Frame 1 (no input): blank canvas, image omitted
Frame 60 (no input): blank canvas, image omitted
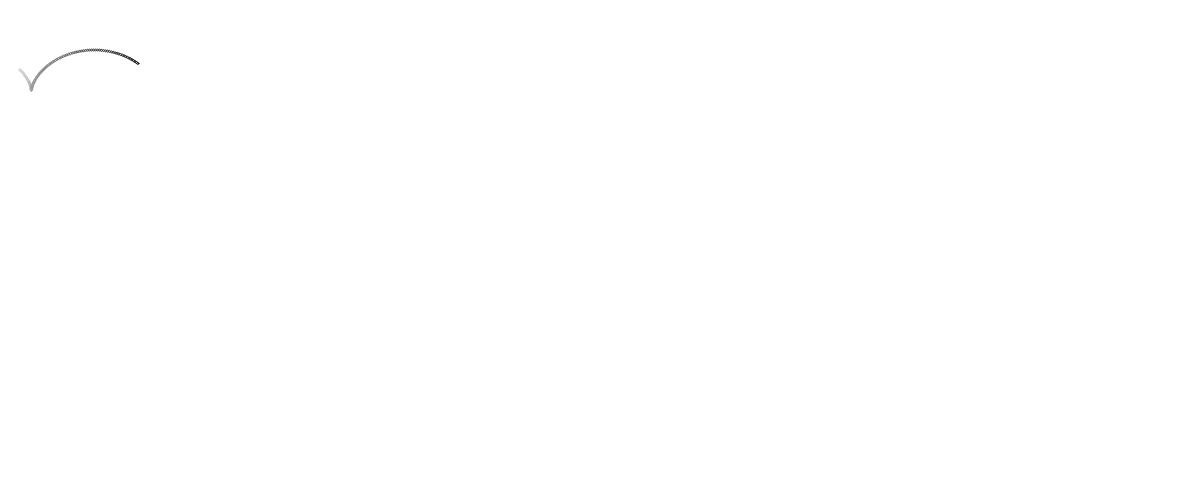
Frame 120 (the mouse pressed at the canvas centre since frame 60)

The p5.js sketch whose frames 1 and 60 were blank and that drew this single picture after the mouse press (run headless with seeded random() and noise() and a simulated clock; from frame 60 on, the mouse is pressed at the canvas centre):

// p5.js sketch
// ── sketch.js
function setup() {
    createCanvas(1200, 480);
}

let T = 0.0; // время
let R = 20;  // радиус колеса
let V = 1;  // скорость центра колеса
let perimeter = 2 * Math.PI * R;

function draw() {
    let dist = T * V;             // пройденное расстояние
    let C = dist / perimeter;     // число оборотов
    let angle = 2 * Math.PI * C;  // угол поворота колеса в радианах
    let x_center = dist;          // X координата центра колеса
    let y_center = R;             // Y координата центра колеса
    let x = x_center + R * Math.cos(angle);   // x координата прилипшей резинки
    let y = y_center + R * Math.sin(angle);   // y координата прилипшей резинки

    background(255, 255, 255, 3);
    ellipse(x, y + 50, 2, 2);
    T++;
    if (T > 1200) {
	T = 0;
    }
}
